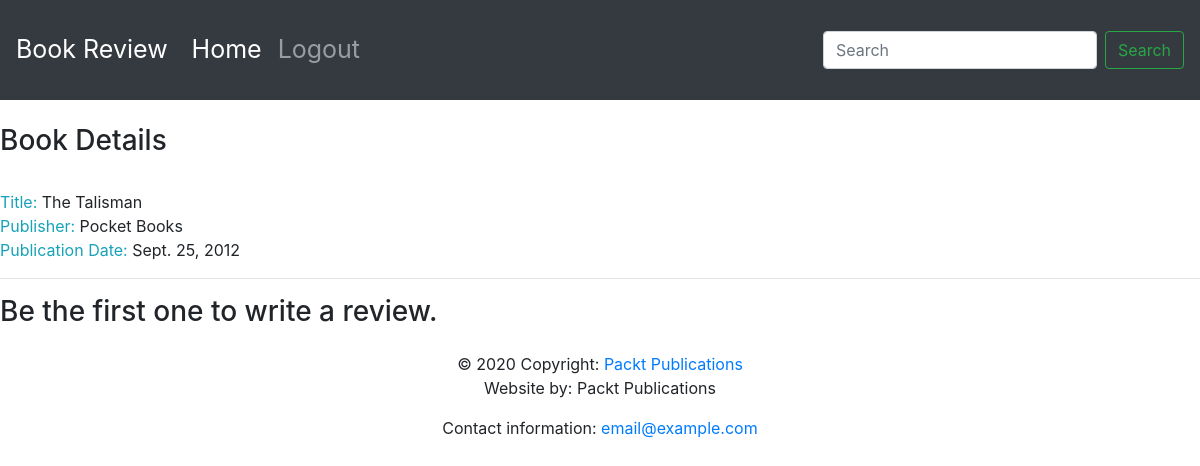
/books/3/, run on an earlier commit of the app's database.
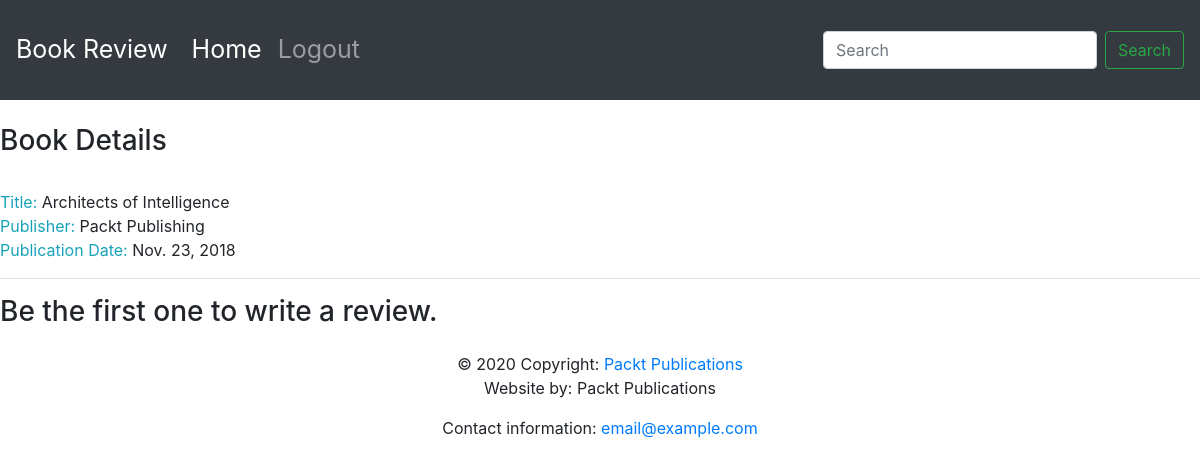
And on a later commit of the database.
### reviews/models.py (models this page shows)
class Book(models.Model):
    title = models.CharField(
        max_length=70,
        help_text="The title of the book."
    )
    publication_date = models.DateField(
        verbose_name="Date the book was published."
    )
    isbn = models.CharField(
        max_length=20,
        verbose_name="ISBN number of the book."
    )
    publisher = models.ForeignKey(
        Publisher,
        on_delete=models.CASCADE
    )
    contributors = models.ManyToManyField(
        'Contributor',
        through="BookContributor"
    )
    def __str__(self):
        return self.title

class Publisher(models.Model):
    name = models.CharField(
        max_length = 50,
        help_text="The name of the Publisher."
    )
    website = models.URLField(
        help_text="The Publisher's website."
    )
    email = models.EmailField(
        help_text="The Publisher's email address."
    )
    def __str__(self):
        return self.name

### reviews/views.py (the view)
# urls.py: path('books/<int:pk>/', views.book_detail, name='book_detail')
def book_detail(request, pk):
    book = get_object_or_404(Book, pk=pk)
    reviews = book.review_set.all()
    if reviews:
        book_rating = average_rating(
            [review.rating for review in reviews]
        )
        context = {
            'book': book,
            'book_rating': book_rating,
            'reviews': reviews
        }
    else:
        context = {
            'book': book,
            'book_rating': None,
            'reviews': None
        }
    return render(request, "reviews/book_detail.html", context)

### reviews/templates/reviews/book_detail.html (shortened to what this page needs)
{% extends 'base.html' %}
{% block content %}
  <br>
  <h3>Book Details</h3>
  <br>
  <span class="text-info">Title: </span><span>{{ book.title }}</span>
  <br>
  <span class="text-info">Publisher: </span><span>{{ book.publisher }}</span>
  <br>
  <span class="text-info">Publication Date: </span><span>{{ book.publication_date }}</span>
  <br>
  {% if not reviews %}
    <hr>
    <h3>Be the first one to write a review.</h3>
  {% endif %}
{% endblock %}

What changed in the data, as far as the page shows it:
changed Book: title "The Talisman" → "Architects of Intelligence"; publisher "Pocket Books" → "Packt Publishing"; publication_date "Sept. 25, 2012" → "Nov. 23, 2018"
